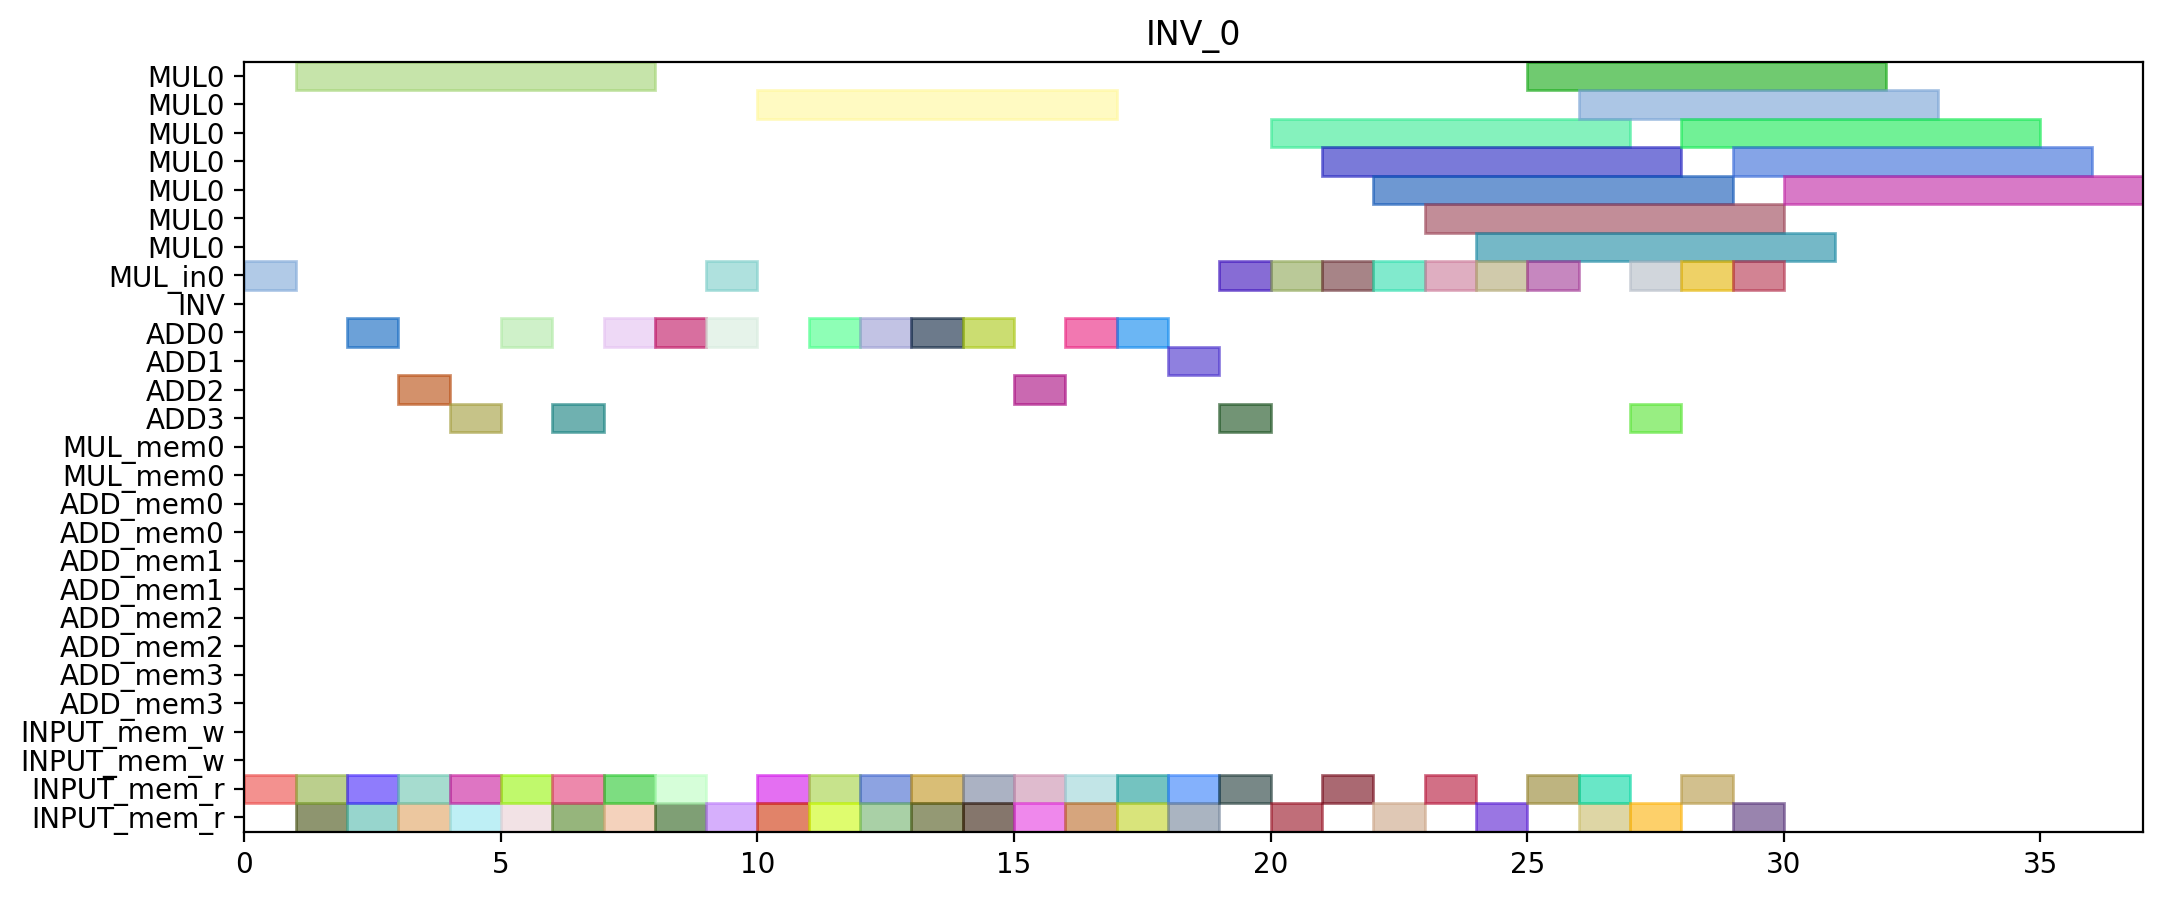

Write Python code to recreate this figure.
from pyschedule import Scenario, solvers, plotters, alt


def solve():
	horizon = 236
	S = Scenario("INV_0", horizon=horizon)

	# resource
	MUL = S.Resources('MUL', num=1, size=7)
	MUL_in = S.Resources('MUL_in', num=1)
	INV = S.Resource('INV')
	ADD = S.Resources('ADD', num=4, periods=range(1, horizon))
	MUL_mem = S.Resources('MUL_mem', num=1, size=2)
	ADD_mem = S.Resources('ADD_mem', num=4, size=2)
	INPUT_mem_w = S.Resource('INPUT_mem_w', size=2)
	INPUT_mem_r = S.Resource('INPUT_mem_r', size=2)

	# result of previous scheduling

	# new tasks
	c_aa_t0_t0_t0_in = S.Task('c_aa_t0_t0_t0_in', length=1, delay_cost=1)
	c_aa_t0_t0_t0_in += alt(MUL_in)
	c_aa_t0_t0_t0 = S.Task('c_aa_t0_t0_t0', length=7, delay_cost=1)
	c_aa_t0_t0_t0 += alt(MUL)
	S += c_aa_t0_t0_t0>=c_aa_t0_t0_t0_in

	c_aa_t0_t0_t0_mem0 = S.Task('c_aa_t0_t0_t0_mem0', length=1, delay_cost=1)
	c_aa_t0_t0_t0_mem0 += INPUT_mem_r
	S += c_aa_t0_t0_t0_mem0 <= c_aa_t0_t0_t0

	c_aa_t0_t0_t1_in = S.Task('c_aa_t0_t0_t1_in', length=1, delay_cost=1)
	c_aa_t0_t0_t1_in += alt(MUL_in)
	c_aa_t0_t0_t1 = S.Task('c_aa_t0_t0_t1', length=7, delay_cost=1)
	c_aa_t0_t0_t1 += alt(MUL)
	S += c_aa_t0_t0_t1>=c_aa_t0_t0_t1_in

	c_aa_t0_t0_t1_mem0 = S.Task('c_aa_t0_t0_t1_mem0', length=1, delay_cost=1)
	c_aa_t0_t0_t1_mem0 += INPUT_mem_r
	S += c_aa_t0_t0_t1_mem0 <= c_aa_t0_t0_t1

	c_aa_t0_t0_t2 = S.Task('c_aa_t0_t0_t2', length=1, delay_cost=1)
	c_aa_t0_t0_t2 += alt(ADD)

	c_aa_t0_t0_t2_mem0 = S.Task('c_aa_t0_t0_t2_mem0', length=1, delay_cost=1)
	c_aa_t0_t0_t2_mem0 += INPUT_mem_r
	S += c_aa_t0_t0_t2_mem0 <= c_aa_t0_t0_t2

	c_aa_t0_t0_t2_mem1 = S.Task('c_aa_t0_t0_t2_mem1', length=1, delay_cost=1)
	c_aa_t0_t0_t2_mem1 += INPUT_mem_r
	S += c_aa_t0_t0_t2_mem1 <= c_aa_t0_t0_t2

	c_aa_t0_t0_t3 = S.Task('c_aa_t0_t0_t3', length=1, delay_cost=1)
	c_aa_t0_t0_t3 += alt(ADD)

	c_aa_t0_t0_t3_mem0 = S.Task('c_aa_t0_t0_t3_mem0', length=1, delay_cost=1)
	c_aa_t0_t0_t3_mem0 += INPUT_mem_r
	S += c_aa_t0_t0_t3_mem0 <= c_aa_t0_t0_t3

	c_aa_t0_t0_t3_mem1 = S.Task('c_aa_t0_t0_t3_mem1', length=1, delay_cost=1)
	c_aa_t0_t0_t3_mem1 += INPUT_mem_r
	S += c_aa_t0_t0_t3_mem1 <= c_aa_t0_t0_t3

	c_aa_t0_t1_t0_in = S.Task('c_aa_t0_t1_t0_in', length=1, delay_cost=1)
	c_aa_t0_t1_t0_in += alt(MUL_in)
	c_aa_t0_t1_t0 = S.Task('c_aa_t0_t1_t0', length=7, delay_cost=1)
	c_aa_t0_t1_t0 += alt(MUL)
	S += c_aa_t0_t1_t0>=c_aa_t0_t1_t0_in

	c_aa_t0_t1_t0_mem0 = S.Task('c_aa_t0_t1_t0_mem0', length=1, delay_cost=1)
	c_aa_t0_t1_t0_mem0 += INPUT_mem_r
	S += c_aa_t0_t1_t0_mem0 <= c_aa_t0_t1_t0

	c_aa_t0_t1_t1_in = S.Task('c_aa_t0_t1_t1_in', length=1, delay_cost=1)
	c_aa_t0_t1_t1_in += alt(MUL_in)
	c_aa_t0_t1_t1 = S.Task('c_aa_t0_t1_t1', length=7, delay_cost=1)
	c_aa_t0_t1_t1 += alt(MUL)
	S += c_aa_t0_t1_t1>=c_aa_t0_t1_t1_in

	c_aa_t0_t1_t1_mem0 = S.Task('c_aa_t0_t1_t1_mem0', length=1, delay_cost=1)
	c_aa_t0_t1_t1_mem0 += INPUT_mem_r
	S += c_aa_t0_t1_t1_mem0 <= c_aa_t0_t1_t1

	c_aa_t0_t1_t2 = S.Task('c_aa_t0_t1_t2', length=1, delay_cost=1)
	c_aa_t0_t1_t2 += alt(ADD)

	c_aa_t0_t1_t2_mem0 = S.Task('c_aa_t0_t1_t2_mem0', length=1, delay_cost=1)
	c_aa_t0_t1_t2_mem0 += INPUT_mem_r
	S += c_aa_t0_t1_t2_mem0 <= c_aa_t0_t1_t2

	c_aa_t0_t1_t2_mem1 = S.Task('c_aa_t0_t1_t2_mem1', length=1, delay_cost=1)
	c_aa_t0_t1_t2_mem1 += INPUT_mem_r
	S += c_aa_t0_t1_t2_mem1 <= c_aa_t0_t1_t2

	c_aa_t0_t1_t3 = S.Task('c_aa_t0_t1_t3', length=1, delay_cost=1)
	c_aa_t0_t1_t3 += alt(ADD)

	c_aa_t0_t1_t3_mem0 = S.Task('c_aa_t0_t1_t3_mem0', length=1, delay_cost=1)
	c_aa_t0_t1_t3_mem0 += INPUT_mem_r
	S += c_aa_t0_t1_t3_mem0 <= c_aa_t0_t1_t3

	c_aa_t0_t1_t3_mem1 = S.Task('c_aa_t0_t1_t3_mem1', length=1, delay_cost=1)
	c_aa_t0_t1_t3_mem1 += INPUT_mem_r
	S += c_aa_t0_t1_t3_mem1 <= c_aa_t0_t1_t3

	c_aa_t0_t20 = S.Task('c_aa_t0_t20', length=1, delay_cost=1)
	c_aa_t0_t20 += alt(ADD)

	c_aa_t0_t20_mem0 = S.Task('c_aa_t0_t20_mem0', length=1, delay_cost=1)
	c_aa_t0_t20_mem0 += INPUT_mem_r
	S += c_aa_t0_t20_mem0 <= c_aa_t0_t20

	c_aa_t0_t20_mem1 = S.Task('c_aa_t0_t20_mem1', length=1, delay_cost=1)
	c_aa_t0_t20_mem1 += INPUT_mem_r
	S += c_aa_t0_t20_mem1 <= c_aa_t0_t20

	c_aa_t0_t21 = S.Task('c_aa_t0_t21', length=1, delay_cost=1)
	c_aa_t0_t21 += alt(ADD)

	c_aa_t0_t21_mem0 = S.Task('c_aa_t0_t21_mem0', length=1, delay_cost=1)
	c_aa_t0_t21_mem0 += INPUT_mem_r
	S += c_aa_t0_t21_mem0 <= c_aa_t0_t21

	c_aa_t0_t21_mem1 = S.Task('c_aa_t0_t21_mem1', length=1, delay_cost=1)
	c_aa_t0_t21_mem1 += INPUT_mem_r
	S += c_aa_t0_t21_mem1 <= c_aa_t0_t21

	c_aa_t0_t30 = S.Task('c_aa_t0_t30', length=1, delay_cost=1)
	c_aa_t0_t30 += alt(ADD)

	c_aa_t0_t30_mem0 = S.Task('c_aa_t0_t30_mem0', length=1, delay_cost=1)
	c_aa_t0_t30_mem0 += INPUT_mem_r
	S += c_aa_t0_t30_mem0 <= c_aa_t0_t30

	c_aa_t0_t30_mem1 = S.Task('c_aa_t0_t30_mem1', length=1, delay_cost=1)
	c_aa_t0_t30_mem1 += INPUT_mem_r
	S += c_aa_t0_t30_mem1 <= c_aa_t0_t30

	c_aa_t0_t31 = S.Task('c_aa_t0_t31', length=1, delay_cost=1)
	c_aa_t0_t31 += alt(ADD)

	c_aa_t0_t31_mem0 = S.Task('c_aa_t0_t31_mem0', length=1, delay_cost=1)
	c_aa_t0_t31_mem0 += INPUT_mem_r
	S += c_aa_t0_t31_mem0 <= c_aa_t0_t31

	c_aa_t0_t31_mem1 = S.Task('c_aa_t0_t31_mem1', length=1, delay_cost=1)
	c_aa_t0_t31_mem1 += INPUT_mem_r
	S += c_aa_t0_t31_mem1 <= c_aa_t0_t31

	c_aa_t1_t0_t0_in = S.Task('c_aa_t1_t0_t0_in', length=1, delay_cost=1)
	c_aa_t1_t0_t0_in += alt(MUL_in)
	c_aa_t1_t0_t0 = S.Task('c_aa_t1_t0_t0', length=7, delay_cost=1)
	c_aa_t1_t0_t0 += alt(MUL)
	S += c_aa_t1_t0_t0>=c_aa_t1_t0_t0_in

	c_aa_t1_t0_t0_mem0 = S.Task('c_aa_t1_t0_t0_mem0', length=1, delay_cost=1)
	c_aa_t1_t0_t0_mem0 += INPUT_mem_r
	S += c_aa_t1_t0_t0_mem0 <= c_aa_t1_t0_t0

	c_aa_t1_t0_t1_in = S.Task('c_aa_t1_t0_t1_in', length=1, delay_cost=1)
	c_aa_t1_t0_t1_in += alt(MUL_in)
	c_aa_t1_t0_t1 = S.Task('c_aa_t1_t0_t1', length=7, delay_cost=1)
	c_aa_t1_t0_t1 += alt(MUL)
	S += c_aa_t1_t0_t1>=c_aa_t1_t0_t1_in

	c_aa_t1_t0_t1_mem0 = S.Task('c_aa_t1_t0_t1_mem0', length=1, delay_cost=1)
	c_aa_t1_t0_t1_mem0 += INPUT_mem_r
	S += c_aa_t1_t0_t1_mem0 <= c_aa_t1_t0_t1

	c_aa_t1_t0_t2 = S.Task('c_aa_t1_t0_t2', length=1, delay_cost=1)
	c_aa_t1_t0_t2 += alt(ADD)

	c_aa_t1_t0_t2_mem0 = S.Task('c_aa_t1_t0_t2_mem0', length=1, delay_cost=1)
	c_aa_t1_t0_t2_mem0 += INPUT_mem_r
	S += c_aa_t1_t0_t2_mem0 <= c_aa_t1_t0_t2

	c_aa_t1_t0_t2_mem1 = S.Task('c_aa_t1_t0_t2_mem1', length=1, delay_cost=1)
	c_aa_t1_t0_t2_mem1 += INPUT_mem_r
	S += c_aa_t1_t0_t2_mem1 <= c_aa_t1_t0_t2

	c_aa_t1_t0_t3 = S.Task('c_aa_t1_t0_t3', length=1, delay_cost=1)
	c_aa_t1_t0_t3 += alt(ADD)

	c_aa_t1_t0_t3_mem0 = S.Task('c_aa_t1_t0_t3_mem0', length=1, delay_cost=1)
	c_aa_t1_t0_t3_mem0 += INPUT_mem_r
	S += c_aa_t1_t0_t3_mem0 <= c_aa_t1_t0_t3

	c_aa_t1_t0_t3_mem1 = S.Task('c_aa_t1_t0_t3_mem1', length=1, delay_cost=1)
	c_aa_t1_t0_t3_mem1 += INPUT_mem_r
	S += c_aa_t1_t0_t3_mem1 <= c_aa_t1_t0_t3

	c_aa_t1_t1_t0_in = S.Task('c_aa_t1_t1_t0_in', length=1, delay_cost=1)
	c_aa_t1_t1_t0_in += alt(MUL_in)
	c_aa_t1_t1_t0 = S.Task('c_aa_t1_t1_t0', length=7, delay_cost=1)
	c_aa_t1_t1_t0 += alt(MUL)
	S += c_aa_t1_t1_t0>=c_aa_t1_t1_t0_in

	c_aa_t1_t1_t0_mem0 = S.Task('c_aa_t1_t1_t0_mem0', length=1, delay_cost=1)
	c_aa_t1_t1_t0_mem0 += INPUT_mem_r
	S += c_aa_t1_t1_t0_mem0 <= c_aa_t1_t1_t0

	c_aa_t1_t1_t1_in = S.Task('c_aa_t1_t1_t1_in', length=1, delay_cost=1)
	c_aa_t1_t1_t1_in += alt(MUL_in)
	c_aa_t1_t1_t1 = S.Task('c_aa_t1_t1_t1', length=7, delay_cost=1)
	c_aa_t1_t1_t1 += alt(MUL)
	S += c_aa_t1_t1_t1>=c_aa_t1_t1_t1_in

	c_aa_t1_t1_t1_mem0 = S.Task('c_aa_t1_t1_t1_mem0', length=1, delay_cost=1)
	c_aa_t1_t1_t1_mem0 += INPUT_mem_r
	S += c_aa_t1_t1_t1_mem0 <= c_aa_t1_t1_t1

	c_aa_t1_t1_t2 = S.Task('c_aa_t1_t1_t2', length=1, delay_cost=1)
	c_aa_t1_t1_t2 += alt(ADD)

	c_aa_t1_t1_t2_mem0 = S.Task('c_aa_t1_t1_t2_mem0', length=1, delay_cost=1)
	c_aa_t1_t1_t2_mem0 += INPUT_mem_r
	S += c_aa_t1_t1_t2_mem0 <= c_aa_t1_t1_t2

	c_aa_t1_t1_t2_mem1 = S.Task('c_aa_t1_t1_t2_mem1', length=1, delay_cost=1)
	c_aa_t1_t1_t2_mem1 += INPUT_mem_r
	S += c_aa_t1_t1_t2_mem1 <= c_aa_t1_t1_t2

	c_aa_t1_t1_t3 = S.Task('c_aa_t1_t1_t3', length=1, delay_cost=1)
	c_aa_t1_t1_t3 += alt(ADD)

	c_aa_t1_t1_t3_mem0 = S.Task('c_aa_t1_t1_t3_mem0', length=1, delay_cost=1)
	c_aa_t1_t1_t3_mem0 += INPUT_mem_r
	S += c_aa_t1_t1_t3_mem0 <= c_aa_t1_t1_t3

	c_aa_t1_t1_t3_mem1 = S.Task('c_aa_t1_t1_t3_mem1', length=1, delay_cost=1)
	c_aa_t1_t1_t3_mem1 += INPUT_mem_r
	S += c_aa_t1_t1_t3_mem1 <= c_aa_t1_t1_t3

	c_aa_t1_t20 = S.Task('c_aa_t1_t20', length=1, delay_cost=1)
	c_aa_t1_t20 += alt(ADD)

	c_aa_t1_t20_mem0 = S.Task('c_aa_t1_t20_mem0', length=1, delay_cost=1)
	c_aa_t1_t20_mem0 += INPUT_mem_r
	S += c_aa_t1_t20_mem0 <= c_aa_t1_t20

	c_aa_t1_t20_mem1 = S.Task('c_aa_t1_t20_mem1', length=1, delay_cost=1)
	c_aa_t1_t20_mem1 += INPUT_mem_r
	S += c_aa_t1_t20_mem1 <= c_aa_t1_t20

	c_aa_t1_t21 = S.Task('c_aa_t1_t21', length=1, delay_cost=1)
	c_aa_t1_t21 += alt(ADD)

	c_aa_t1_t21_mem0 = S.Task('c_aa_t1_t21_mem0', length=1, delay_cost=1)
	c_aa_t1_t21_mem0 += INPUT_mem_r
	S += c_aa_t1_t21_mem0 <= c_aa_t1_t21

	c_aa_t1_t21_mem1 = S.Task('c_aa_t1_t21_mem1', length=1, delay_cost=1)
	c_aa_t1_t21_mem1 += INPUT_mem_r
	S += c_aa_t1_t21_mem1 <= c_aa_t1_t21

	c_aa_t1_t30 = S.Task('c_aa_t1_t30', length=1, delay_cost=1)
	c_aa_t1_t30 += alt(ADD)

	c_aa_t1_t30_mem0 = S.Task('c_aa_t1_t30_mem0', length=1, delay_cost=1)
	c_aa_t1_t30_mem0 += INPUT_mem_r
	S += c_aa_t1_t30_mem0 <= c_aa_t1_t30

	c_aa_t1_t30_mem1 = S.Task('c_aa_t1_t30_mem1', length=1, delay_cost=1)
	c_aa_t1_t30_mem1 += INPUT_mem_r
	S += c_aa_t1_t30_mem1 <= c_aa_t1_t30

	c_aa_t1_t31 = S.Task('c_aa_t1_t31', length=1, delay_cost=1)
	c_aa_t1_t31 += alt(ADD)

	c_aa_t1_t31_mem0 = S.Task('c_aa_t1_t31_mem0', length=1, delay_cost=1)
	c_aa_t1_t31_mem0 += INPUT_mem_r
	S += c_aa_t1_t31_mem0 <= c_aa_t1_t31

	c_aa_t1_t31_mem1 = S.Task('c_aa_t1_t31_mem1', length=1, delay_cost=1)
	c_aa_t1_t31_mem1 += INPUT_mem_r
	S += c_aa_t1_t31_mem1 <= c_aa_t1_t31

	c_aa_t2_t0_t0_in = S.Task('c_aa_t2_t0_t0_in', length=1, delay_cost=1)
	c_aa_t2_t0_t0_in += alt(MUL_in)
	c_aa_t2_t0_t0 = S.Task('c_aa_t2_t0_t0', length=7, delay_cost=1)
	c_aa_t2_t0_t0 += alt(MUL)
	S += c_aa_t2_t0_t0>=c_aa_t2_t0_t0_in

	c_aa_t2_t0_t0_mem0 = S.Task('c_aa_t2_t0_t0_mem0', length=1, delay_cost=1)
	c_aa_t2_t0_t0_mem0 += INPUT_mem_r
	S += c_aa_t2_t0_t0_mem0 <= c_aa_t2_t0_t0

	c_aa_t2_t0_t1_in = S.Task('c_aa_t2_t0_t1_in', length=1, delay_cost=1)
	c_aa_t2_t0_t1_in += alt(MUL_in)
	c_aa_t2_t0_t1 = S.Task('c_aa_t2_t0_t1', length=7, delay_cost=1)
	c_aa_t2_t0_t1 += alt(MUL)
	S += c_aa_t2_t0_t1>=c_aa_t2_t0_t1_in

	c_aa_t2_t0_t1_mem0 = S.Task('c_aa_t2_t0_t1_mem0', length=1, delay_cost=1)
	c_aa_t2_t0_t1_mem0 += INPUT_mem_r
	S += c_aa_t2_t0_t1_mem0 <= c_aa_t2_t0_t1

	c_aa_t2_t0_t2 = S.Task('c_aa_t2_t0_t2', length=1, delay_cost=1)
	c_aa_t2_t0_t2 += alt(ADD)

	c_aa_t2_t0_t2_mem0 = S.Task('c_aa_t2_t0_t2_mem0', length=1, delay_cost=1)
	c_aa_t2_t0_t2_mem0 += INPUT_mem_r
	S += c_aa_t2_t0_t2_mem0 <= c_aa_t2_t0_t2

	c_aa_t2_t0_t2_mem1 = S.Task('c_aa_t2_t0_t2_mem1', length=1, delay_cost=1)
	c_aa_t2_t0_t2_mem1 += INPUT_mem_r
	S += c_aa_t2_t0_t2_mem1 <= c_aa_t2_t0_t2

	c_aa_t2_t0_t3 = S.Task('c_aa_t2_t0_t3', length=1, delay_cost=1)
	c_aa_t2_t0_t3 += alt(ADD)

	c_aa_t2_t0_t3_mem0 = S.Task('c_aa_t2_t0_t3_mem0', length=1, delay_cost=1)
	c_aa_t2_t0_t3_mem0 += INPUT_mem_r
	S += c_aa_t2_t0_t3_mem0 <= c_aa_t2_t0_t3

	c_aa_t2_t0_t3_mem1 = S.Task('c_aa_t2_t0_t3_mem1', length=1, delay_cost=1)
	c_aa_t2_t0_t3_mem1 += INPUT_mem_r
	S += c_aa_t2_t0_t3_mem1 <= c_aa_t2_t0_t3

	c_aa_t2_t1_t0_in = S.Task('c_aa_t2_t1_t0_in', length=1, delay_cost=1)
	c_aa_t2_t1_t0_in += alt(MUL_in)
	c_aa_t2_t1_t0 = S.Task('c_aa_t2_t1_t0', length=7, delay_cost=1)
	c_aa_t2_t1_t0 += alt(MUL)
	S += c_aa_t2_t1_t0>=c_aa_t2_t1_t0_in

	c_aa_t2_t1_t0_mem0 = S.Task('c_aa_t2_t1_t0_mem0', length=1, delay_cost=1)
	c_aa_t2_t1_t0_mem0 += INPUT_mem_r
	S += c_aa_t2_t1_t0_mem0 <= c_aa_t2_t1_t0

	c_aa_t2_t1_t1_in = S.Task('c_aa_t2_t1_t1_in', length=1, delay_cost=1)
	c_aa_t2_t1_t1_in += alt(MUL_in)
	c_aa_t2_t1_t1 = S.Task('c_aa_t2_t1_t1', length=7, delay_cost=1)
	c_aa_t2_t1_t1 += alt(MUL)
	S += c_aa_t2_t1_t1>=c_aa_t2_t1_t1_in

	c_aa_t2_t1_t1_mem0 = S.Task('c_aa_t2_t1_t1_mem0', length=1, delay_cost=1)
	c_aa_t2_t1_t1_mem0 += INPUT_mem_r
	S += c_aa_t2_t1_t1_mem0 <= c_aa_t2_t1_t1

	solvers.mip.solve(S,msg=1,kind='CPLEX',ratio_gap=1.01)

	solution = [['hoge']*len(S.solution()[1]) for i in range(len(S.solution()))]
	for i in range(len(S.solution())):
		for j in range(len(S.solution()[i])):
			solution[i][j]=str(S.solution()[i][j])
	print(solution)

	cycles = int(solution[-1][3])

	pic_file_name = "/mnt/rose/usr1/fukuda/pairing_automation_design2/bls24-1032/scheduling/INV_mul1_add4/INV_0.png"
	if(S.solution() != []):
		plotters.matplotlib.plot(S,img_filename=pic_file_name, vertical_text=True, fig_size=(cycles*0.25+3, 5), show_task_labels=False)

	return solution
